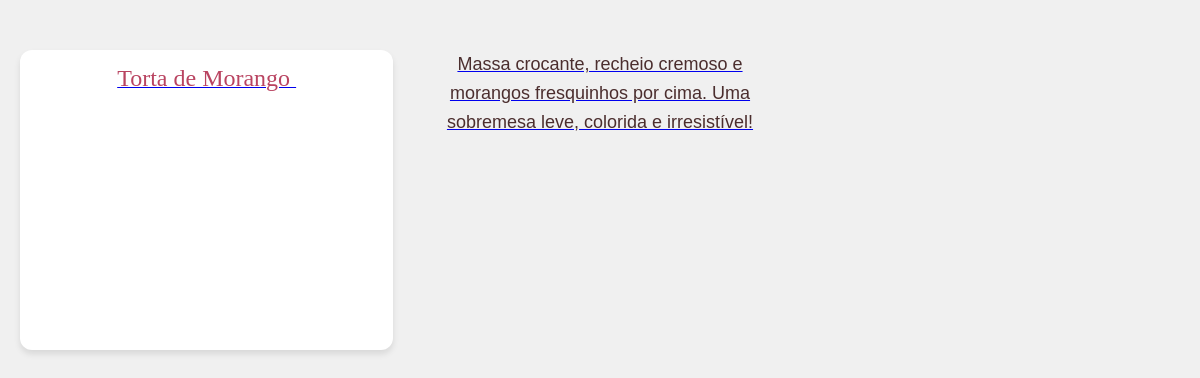
The page /index3.php?id=5 on the database its author committed.
### tables this page shows
CREATE TABLE `produtos` (
  `produtoID` int(30) NOT NULL,
  `nome` varchar(225) NOT NULL,
  `descricao` varchar(225) NOT NULL,
  `url` varchar(225) NOT NULL,
  `categoriaID` int(11) NOT NULL
);

### index3.php (the view, shortened to what this page needs)
<?php
  include_once 'conexaodb.php';
?>
<!DOCTYPE html>
<html lang="pt-BR">
<head>
<link rel="stylesheet" href="style.css">
</head>
<body>
    <?php
    $sql = 'SELECT * FROM produtos WHERE produtoID = '.$_GET['id'];
    $retorno = mysqli_query($conexaodb, $sql);
    $linha = mysqli_fetch_assoc($retorno);
      echo '
        <a href="./index3.php?id='.$linha['categoriaID'].'">
          <div class="grid">
            <div class="card">
                <span class="nome-categoria">
            '.$linha['nome'].'
          </span>
            <img src="'.$linha['url'].'" alt="" class="img-categoria">
            </div>
            <p class= "descricaoMain">'.$linha['descricao'].'</p>
          </div>
        </a>';
  ?>
</body>
</html>

### style.css (style rules this page uses)
* { margin: 0; padding: 0; box-sizing: border-box; }
body { font-family: 'Baloo 2', cursive, Arial, sans-serif; background-color: #fff0f6; margin: 0; padding: 0; color: #4b2e2e; }
.descricaoMain { font-family: 'Baloo 2', cursive, Arial, sans-serif; font-size: 18px; color: #4b2e2e; text-align: center; margin: 0 20px 20px 20px; line-height: 1.6; }
.nome-categoria { font-family: 'Pacifico', cursive; font-size: 24px; color: #b94461; margin-top: 15px; text-align: center; }

### index3.php (style rules this page uses)
body { font-family: Arial, sans-serif; background-color: #f0f0f0; margin: 0; padding: 20px; }
.grid { display: grid; grid-template-columns: repeat(3, 1fr); gap: 20px; margin-top: 30px; }
.card { background: #fff; padding: 15px; border-radius: 12px; box-shadow: 0 4px 6px rgba(0,0,0,0.1); text-align: center; transition: transform 0.2s; height: 300px; }

### rows shown on the page
produtos: nome "Torta de Morango", descricao "Massa crocante, recheio cremoso e morangos fresquinhos por cima. Uma sobremesa leve, colorida e irresistível!"
